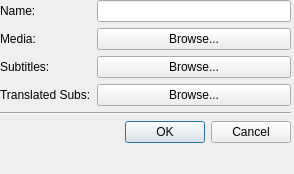
<?xml version="1.0" encoding="UTF-8"?>
<ui version="4.0">
 <class>NewMediaWindow</class>
 <widget class="QDialog" name="NewMediaWindow">
  <property name="geometry">
   <rect>
    <x>0</x>
    <y>0</y>
    <width>294</width>
    <height>174</height>
   </rect>
  </property>
  <property name="windowTitle">
   <string>Dialog</string>
  </property>
  <widget class="QWidget" name="formLayoutWidget">
   <property name="geometry">
    <rect>
     <x>0</x>
     <y>0</y>
     <width>291</width>
     <height>171</height>
    </rect>
   </property>
   <layout class="QFormLayout" name="formLayout">
    <property name="fieldGrowthPolicy">
     <enum>QFormLayout::AllNonFixedFieldsGrow</enum>
    </property>
    <item row="0" column="0">
     <widget class="QLabel" name="label_4">
      <property name="text">
       <string>Name:</string>
      </property>
     </widget>
    </item>
    <item row="0" column="1">
     <widget class="QLineEdit" name="lineEdit"/>
    </item>
    <item row="1" column="0">
     <widget class="QLabel" name="label">
      <property name="text">
       <string>Media:</string>
      </property>
     </widget>
    </item>
    <item row="1" column="1">
     <widget class="QPushButton" name="pushButton">
      <property name="text">
       <string>Browse...</string>
      </property>
     </widget>
    </item>
    <item row="2" column="0">
     <widget class="QLabel" name="label_2">
      <property name="text">
       <string>Subtitles:</string>
      </property>
     </widget>
    </item>
    <item row="2" column="1">
     <widget class="QPushButton" name="pushButton_2">
      <property name="text">
       <string>Browse...</string>
      </property>
     </widget>
    </item>
    <item row="3" column="0">
     <widget class="QLabel" name="label_3">
      <property name="text">
       <string>Translated Subs:</string>
      </property>
     </widget>
    </item>
    <item row="3" column="1">
     <widget class="QPushButton" name="pushButton_3">
      <property name="text">
       <string>Browse...</string>
      </property>
     </widget>
    </item>
    <item row="5" column="1">
     <widget class="QDialogButtonBox" name="buttonBox_2">
      <property name="inputMethodHints">
       <set>Qt::ImhNone</set>
      </property>
      <property name="orientation">
       <enum>Qt::Horizontal</enum>
      </property>
      <property name="standardButtons">
       <set>QDialogButtonBox::Cancel|QDialogButtonBox::Ok</set>
      </property>
     </widget>
    </item>
    <item row="4" column="0" colspan="2">
     <widget class="Line" name="line">
      <property name="orientation">
       <enum>Qt::Horizontal</enum>
      </property>
     </widget>
    </item>
   </layout>
  </widget>
 </widget>
 <resources/>
 <connections/>
</ui>
